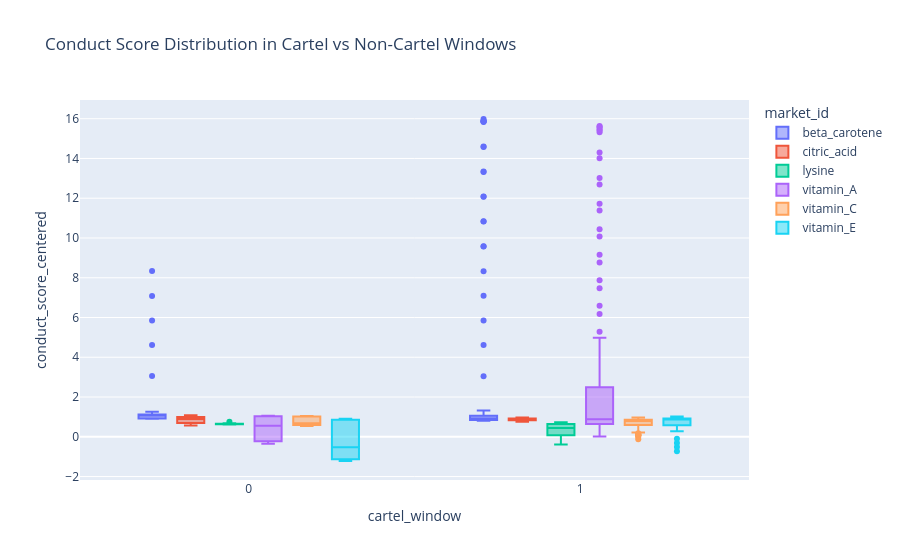

Source (notebook cell):
### Code cell
fig = px.box(
    df,
    x="cartel_window",
    y="conduct_score_centered",
    color="market_id",
    title="Conduct Score Distribution in Cartel vs Non-Cartel Windows"
)

fig.show()
